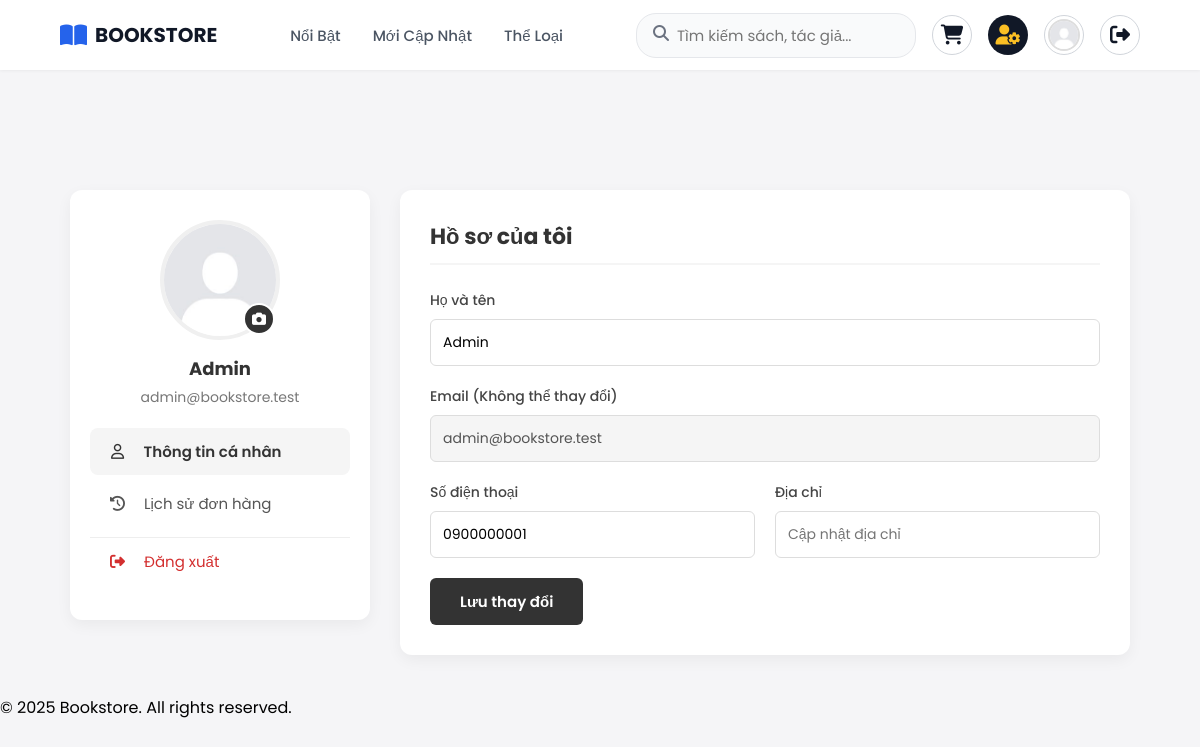
Screenshot of /index.php?page=profile (signed in) with the database file from the repository.
### tables this page shows
CREATE TABLE IF NOT EXISTS `nguoi_dung` (
  `id` int NOT NULL AUTO_INCREMENT,
  `id_nguoidung` char(10) NOT NULL,
  `ho_ten` varchar(150) NOT NULL,
  `email` varchar(150) NOT NULL,
  `avatar` varchar(255) DEFAULT NULL,
  `so_dien_thoai` varchar(20) DEFAULT NULL,
  `mat_khau` varchar(255) NOT NULL,
  `trang_thai` tinyint(1) NOT NULL DEFAULT '1',
  `ngay_tao` datetime NOT NULL DEFAULT CURRENT_TIMESTAMP,
  `dia_chi` varchar(255) DEFAULT NULL,
  PRIMARY KEY (`id`),
  UNIQUE KEY `uq_nguoidung_ma` (`id_nguoidung`),
  UNIQUE KEY `uq_email` (`email`)
);

### client/includes/functions.php (called while the page is built, shortened)
<?php
function db_client(): PDO
{
    static $pdo = null;
    if ($pdo === null) {
        $config = require __DIR__ . '/../../config/database.php';
        $host   = $config['host'];
        $dbname = $config['dbname'];
        $user   = $config['user'];
        $pass   = $config['pass'];
        $dsn = "mysql:host={$host};dbname={$dbname};charset=utf8mb4";
        try {
            $pdo = new PDO($dsn, $user, $pass, [
                PDO::ATTR_ERRMODE            => PDO::ERRMODE_EXCEPTION,
                PDO::ATTR_DEFAULT_FETCH_MODE => PDO::FETCH_ASSOC,
            ]);
        } catch (PDOException $e) {
            die("Lỗi kết nối CSDL (client): " . $e->getMessage());
        }
    }
    return $pdo;
}
function db_one(string $sql, array $params = []): ?array
{
    $stmt = db_client()->prepare($sql);
    $stmt->execute($params);
    $row = $stmt->fetch();
    return $row ?: null;
}
function db_fetch($sql, $params = [])
{
    return db_one($sql, $params);
}
?>

### client/page/profile.php (the view, shortened to what this page needs)
<?php
$userId = $_SESSION['user']['id'];
$user = db_fetch("SELECT * FROM nguoi_dung WHERE id_nguoidung = :id", [':id' => $userId]);
?>
<link rel="stylesheet" href="assets/css/profile.css">
<div class="profile-container">
    <div class="profile-layout">
        <div class="profile-sidebar">
            <div class="avatar-wrapper">
                <?php
                    $avatar_path = !empty($user['avatar']) ? "assets/uploads/avatars/" . $user['avatar'] : "assets/img/default-avatar.jpg";
                ?>
                <img src="<?= $avatar_path ?>" alt="Avatar" class="profile-avatar" id="avatar-preview">
                <form action="" method="POST" enctype="multipart/form-data" class="upload-form">
                    <label for="avatar-input" class="camera-icon" title="Đổi ảnh đại diện">
                        <i class="fa-solid fa-camera"></i>
                    </label>
                </form>
            </div>
            <h3 class="sidebar-name"><?= htmlspecialchars($user['ho_ten']) ?></h3>
            <p class="sidebar-email"><?= htmlspecialchars($user['email']) ?></p>
            <div class="sidebar-menu">
                <button class="menu-btn active" onclick="switchTab('info')">
                    <i class="fa-regular fa-user"></i> Thông tin cá nhân
                </button>
                <button class="menu-btn" onclick="switchTab('orders')">
                    <i class="fa-solid fa-clock-rotate-left"></i> Lịch sử đơn hàng
                </button>
                <a href="index.php?page=logout" class="menu-btn logout">
                    <i class="fa-solid fa-right-from-bracket"></i> Đăng xuất
                </a>
            </div>
        </div>
        <div class="profile-content">
            <div id="tab-info" class="tab-content active">
                <h2 class="content-title">Hồ sơ của tôi</h2>
                <form action="" method="POST" class="edit-form">
                    <div class="form-group">
                        <label>Họ và tên</label>
                        <input type="text" name="ho_ten" value="<?= htmlspecialchars($user['ho_ten']) ?>" required>
                    </div>
                    <div class="form-group">
                        <label>Email (Không thể thay đổi)</label>
                        <input type="email" value="<?= htmlspecialchars($user['email']) ?>" disabled style="background: #f5f5f5; cursor: not-allowed;">
                    </div>
                    <div class="form-group-row">
                        <div class="form-group">
                            <label>Số điện thoại</label>
                            <input type="text" name="so_dien_thoai" value="<?= htmlspecialchars($user['so_dien_thoai'] ?? '') ?>" placeholder="Cập nhật SĐT">
                        </div>
                        <div class="form-group">
                            <label>Địa chỉ</label>
                            <input type="text" name="dia_chi" value="<?= htmlspecialchars($user['dia_chi'] ?? '') ?>" placeholder="Cập nhật địa chỉ">
                        </div>
                    </div>
                    <button type="submit" name="update_profile" class="btn-save">Lưu thay đổi</button>
                </form>
            </div>
        </div>
    </div>
</div>

### client/assets/css/header.css (style rules this page uses)
* { margin: 0; padding: 0; box-sizing: border-box; font-family: 'Poppins', sans-serif; }
body { background: #f5f5f7; padding-top: 70px; }

### client/assets/css/profile.css (style rules this page uses)
.profile-container { max-width: 1100px; margin: 40px auto; padding: 0 20px; font-family: 'Poppins', sans-serif; color: #333; }
.profile-layout { display: grid; grid-template-columns: 300px 1fr; gap: 30px; }
.profile-sidebar { background: #fff; padding: 30px 20px; border-radius: 12px; box-shadow: 0 5px 15px rgba(0,0,0,0.05); text-align: center; height: fit-content; }
.avatar-wrapper { position: relative; width: 120px; height: 120px; margin: 0 auto 15px auto; }
.profile-avatar { width: 100%; height: 100%; border-radius: 50%; object-fit: cover; border: 4px solid #f0f0f0; }
.camera-icon { position: absolute; bottom: 5px; right: 5px; background: #333; color: #fff; width: 32px; height: 32px; border-radius: 50%; display: flex; align-items: center; justify-content: center; cursor: pointer; transition: 0.2s; font-size: 14px; border: 2px solid #fff; }
.sidebar-name { margin: 0; font-size: 18px; font-weight: 700; }
.sidebar-email { margin: 5px 0 20px 0; font-size: 14px; color: #777; }
.menu-btn { display: block; width: 100%; padding: 12px 15px; text-align: left; background: none; border: none; border-radius: 8px; font-size: 15px; color: #555; cursor: pointer; margin-bottom: 5px; transition: 0.2s; text-decoration: none; }
.menu-btn i { width: 25px; text-align: center; margin-right: 10px; }
.menu-btn:hover, .menu-btn.active { background: #f5f5f5; color: #333; font-weight: 600; }
.menu-btn.logout { color: #d32f2f; margin-top: 10px; border-top: 1px solid #eee; border-radius: 0; }
.profile-content { background: #fff; padding: 30px; border-radius: 12px; box-shadow: 0 5px 15px rgba(0,0,0,0.05); min-height: 400px; }
.tab-content { display: none; animation: fadeIn 0.3s ease; }
.tab-content.active { display: block; }
.content-title { margin-top: 0; margin-bottom: 25px; font-size: 22px; border-bottom: 2px solid #f5f5f5; padding-bottom: 10px; }
.form-group { margin-bottom: 20px; }
.form-group-row { display: grid; grid-template-columns: 1fr 1fr; gap: 20px; }
.form-group label { display: block; margin-bottom: 8px; font-weight: 500; font-size: 14px; color: #444; }
.form-group input { width: 100%; padding: 12px; border: 1px solid #ddd; border-radius: 6px; font-size: 14px; box-sizing: border-box; }
.btn-save { background: #333; color: #fff; padding: 12px 30px; border: none; border-radius: 6px; font-size: 15px; font-weight: 600; cursor: pointer; transition: 0.2s; }

### rows the page displays
nguoi_dung: ho_ten "Admin", email "admin@bookstore.test", so_dien_thoai "0900000001"
